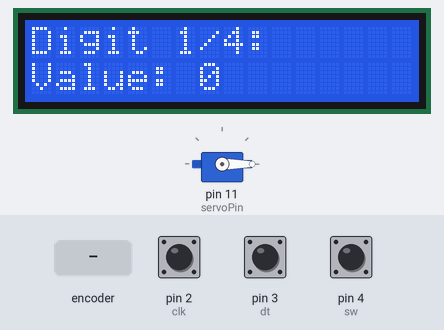
A sketch run on a simulated Arduino Uno, built with avr-gcc and run on an emulated ATmega328P. Parts: 16×2 character LCD, servo. The inputs (shaded band) are chosen by the test bench; at power-on: pin 4 (sw) HIGH, pin 2 (clk) HIGH, pin 3 (dt) HIGH.

Above: at 2.7 s.
2.8 s: rotary encoder on pin 2 (clk) / pin 3 (dt) turned 3 steps (first pin leading)
At 3.5 s:
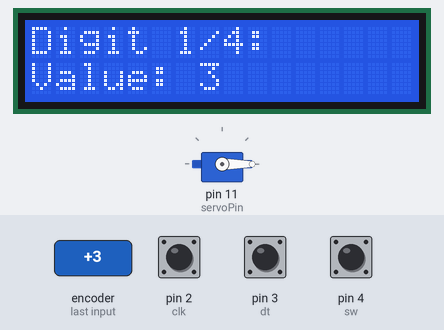
4.9 s: pin 4 (sw) pulled LOW for 0.15 s
At 6.2 s:
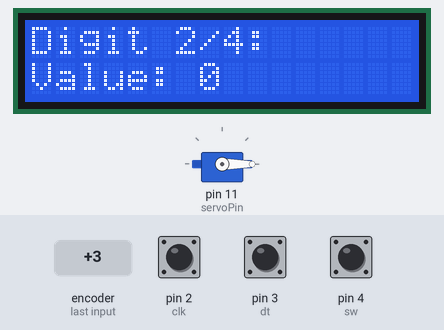
6.6 s: pin 4 (sw) pulled LOW for 1 s
At 8.1 s:
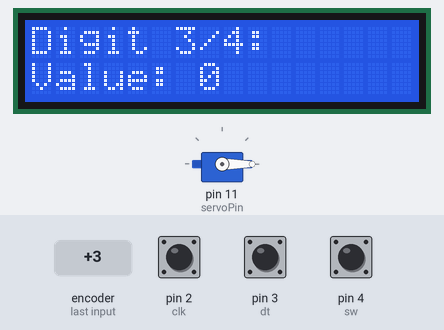
9.1 s: rotary encoder on pin 2 (clk) / pin 3 (dt) turned 1 step (first pin leading)
At 10.3 s:
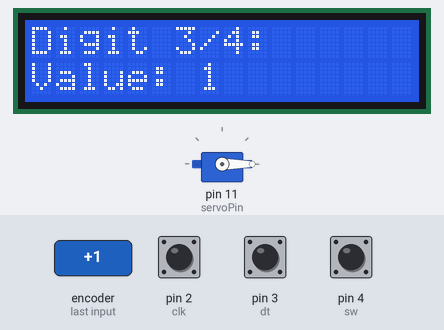
10.8 s: pin 4 (sw) pulsed LOW 2 times (0.12 s each, 0.3 s apart)
At 12.1 s:
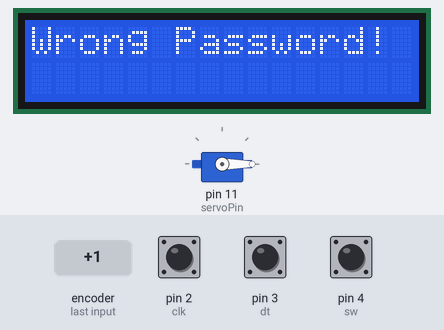
Timing chart, 0 to 13.8 s (numbered marks = the images above; inputs shaded):
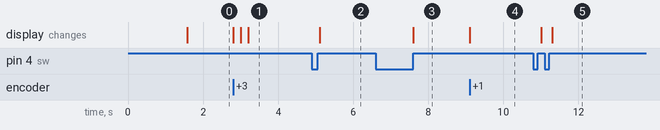

Measured:
- after the input at 2.8 s, the display: first changes at once (image 1 shows a later state)
- after the input at 4.9 s, the display: changes after 0.21 s (image 2)
- after the input at 6.6 s, the display: changes after 1.0 s (image 3)
- after the input at 9.1 s, the display: changes at once (image 4)
- after the input at 10.8 s, the display: first changes after 0.21 s (image 5 shows a later state)

The sketch:

arduino_project_hw040_lcd_servo_digital_vault.ino
```cpp
#include <LiquidCrystal.h>
#include <Servo.h>

// LCD pins
int rs = 10;
int e = 9;
int d4 = 8;
int d5 = 7;
int d6 = 6;
int d7 = 5;
LiquidCrystal lcd(rs, e, d4, d5, d6, d7);

// Servo pin
Servo myservo;
int servoPin = 11;

// HW-040 pins
int sw = 4;
int dt = 3;
int clk = 2;

int laststate;
int currentstate;
int counter = 0;
int lastcounter = -1;

const int passcode[4] = {4, 7, 3, 5};
int enteredcode[4];

bool matching(const int passcode[], const int enteredcode[]);

void setup() {
  Serial.begin(9600);
  lcd.begin(16, 2);
  pinMode(sw, INPUT_PULLUP);
  pinMode(dt, INPUT);
  pinMode(clk, INPUT);

  myservo.attach(servoPin);
  myservo.write(0);

  laststate = digitalRead(clk);

  lcd.setCursor(0, 0);
  lcd.print("Digital Safe");
  delay(1500);
  lcd.clear();
}

void loop() {
  for (int i = 0; i < 4; i++) {
    counter = 0;
    lastcounter = -1;

    lcd.clear();
    lcd.setCursor(0, 0);
    lcd.print("Digit ");
    lcd.print(i + 1);
    lcd.print("/4:");

    while (digitalRead(sw) == HIGH) {
      currentstate = digitalRead(clk);

      if (currentstate != laststate && currentstate == LOW) {
        if (digitalRead(dt) != currentstate) {
          counter++;
        } else {
          counter--;
        }
      }

      if (counter > 9) { counter = 0; }
      if (counter < 0) { counter = 9; }

      laststate = currentstate;

      if (counter != lastcounter) {
        lcd.setCursor(0, 1);
        lcd.print("Value: ");
        lcd.print(counter);
        lcd.print("   ");
        lastcounter = counter;
      }
    }

    enteredcode[i] = counter;
    delay(200);
    while (digitalRead(sw) == LOW) {
      delay(50);
    }
  }

  lcd.clear();
  if (matching(passcode, enteredcode)) {
    lcd.setCursor(0, 0);
    lcd.print("Access Granted!");
    myservo.write(90);
    delay(3000);
    myservo.write(0);
  } else {
    lcd.setCursor(0, 0);
    lcd.print("Wrong Password!");
    delay(2500);
  }
}

bool matching(const int passcode[], const int enteredcode[]) {
  for (int i = 0; i < 4; i++) {
    if (passcode[i] != enteredcode[i])
      return false;
  }
  return true;
}
```
